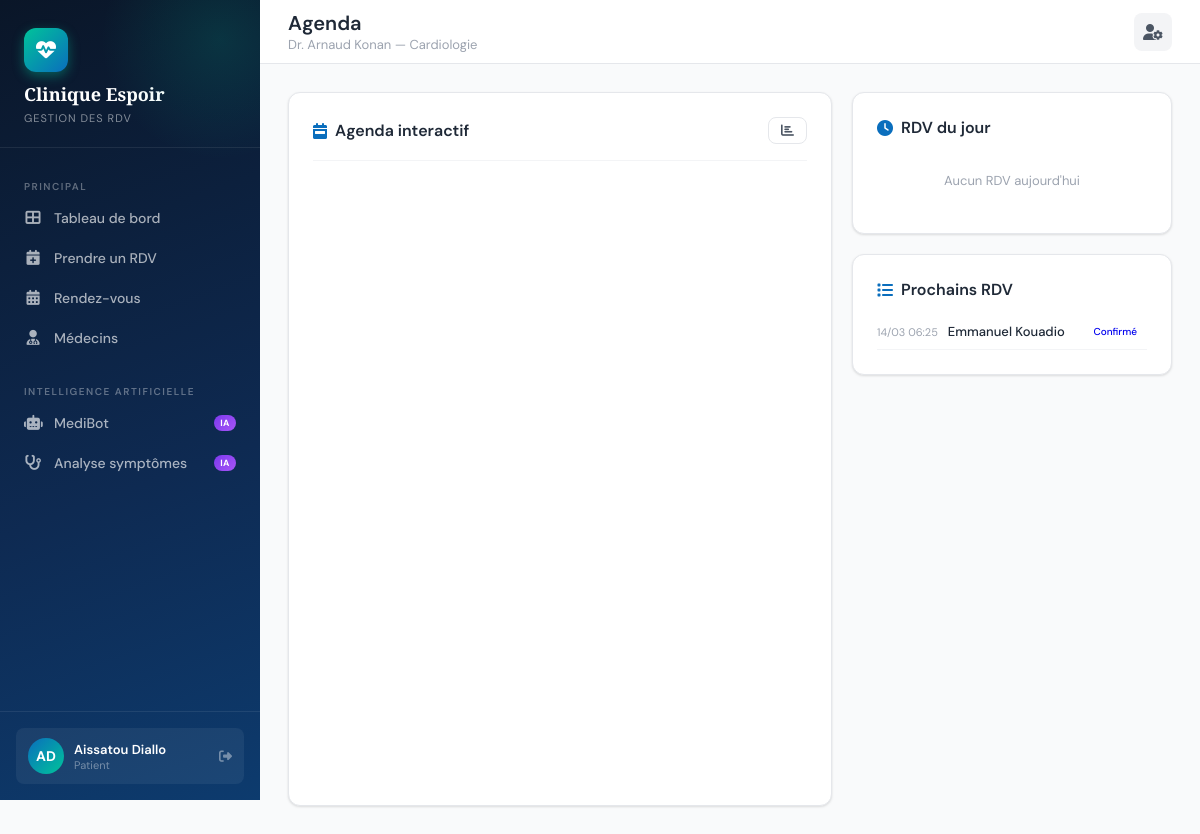
Screenshot of /appointments/agenda/1/ (signed in) with the database file from the repository.
### accounts/models.py (models this page shows, shortened)
class User(AbstractUser):
    ROLE_CHOICES = [
        ('admin', 'Administrateur'),
        ('medecin', 'Médecin'),
        ('secretaire', 'Secrétaire'),
        ('patient', 'Patient'),
    ]
    role = models.CharField(max_length=20, choices=ROLE_CHOICES, default='patient')
    telephone = models.CharField(max_length=20, blank=True)
    photo = models.ImageField(upload_to='avatars/', blank=True, null=True)
    @property
    def is_medecin(self):
        return self.role == 'medecin'
    @property
    def is_patient(self):
        return self.role == 'patient'

class ProfilMedecin(models.Model):
    user = models.OneToOneField(User, on_delete=models.CASCADE, related_name='profil_medecin')
    specialite = models.CharField(max_length=100)
    numero_ordre = models.CharField(max_length=50, blank=True)
    bio = models.TextField(blank=True)
    tarif_consultation = models.DecimalField(max_digits=8, decimal_places=0, default=5000)
    disponible = models.BooleanField(default=True)

### appointments/models.py (models this page shows, shortened)
class RendezVous(models.Model):
    STATUT_CHOICES = [
        ('en_attente', 'En attente'),
        ('confirme', 'Confirmé'),
        ('annule', 'Annulé'),
        ('termine', 'Terminé'),
        ('absent', 'Patient absent'),
    ]
    TYPE_CHOICES = [
        ('consultation', 'Consultation'),
        ('suivi', 'Suivi'),
        ('urgence', 'Urgence'),
        ('controle', 'Contrôle'),
    ]
    patient = models.ForeignKey(User, on_delete=models.CASCADE, related_name='rdv_patient')
    medecin = models.ForeignKey(ProfilMedecin, on_delete=models.CASCADE, related_name='rdv_medecin')
    date_heure = models.DateTimeField()
    duree = models.IntegerField(default=30, help_text="Durée en minutes")
    type_rdv = models.CharField(max_length=20, choices=TYPE_CHOICES, default='consultation')
    statut = models.CharField(max_length=20, choices=STATUT_CHOICES, default='en_attente')
    motif = models.TextField(help_text="Motif de la consultation")
    notes_medecin = models.TextField(blank=True, help_text="Notes du médecin (post-consultation)")
    symptomes = models.TextField(blank=True, help_text="Symptômes décrits par le patient")
    rappel_envoye = models.BooleanField(default=False)
    cree_le = models.DateTimeField(auto_now_add=True)
    modifie_le = models.DateTimeField(auto_now=True)
    class Meta:
        verbose_name = "Rendez-vous"
        verbose_name_plural = "Rendez-vous"
        ordering = ['-date_heure']
    @property
    def badge_class(self):
        classes = {
            'en_attente': 'badge-warning',
            'confirme': 'badge-info',
            'annule': 'badge-danger',
            'termine': 'badge-success',
            'absent': 'badge-secondary',
        }
        return classes.get(self.statut, 'badge-secondary')

### appointments/views.py (the view)
# urls.py: path('agenda/', views.agenda_medecin, name='agenda_medecin'),
@login_required
def agenda_medecin(request, medecin_id=None):
    if medecin_id:
        medecin = get_object_or_404(ProfilMedecin, id=medecin_id)
    elif request.user.is_medecin:
        try:
            medecin = request.user.profil_medecin
        except:
            messages.error(request, "Profil médecin introuvable.")
            return redirect('dashboard')
    else:
        messages.error(request, "Accès non autorisé.")
        return redirect('dashboard')
    rdvs = RendezVous.objects.filter(
        medecin=medecin,
        statut__in=['en_attente', 'confirme']
    ).select_related('patient').order_by('date_heure')
    events = []
    for rdv in rdvs:
        color_map = {
            'en_attente': '#f59e0b',
            'confirme': '#10b981',
            'annule': '#ef4444',
            'termine': '#6b7280',
        }
        events.append({
            'id': rdv.id,
            'title': f"{rdv.patient.get_full_name()} - {rdv.get_type_rdv_display()}",
            'start': rdv.date_heure.isoformat(),
            'end': (rdv.date_heure + timedelta(minutes=rdv.duree)).isoformat(),
            'color': color_map.get(rdv.statut, '#3b82f6'),
            'url': f'/appointments/{rdv.id}/',
            'extendedProps': {
                'statut': rdv.get_statut_display(),
                'motif': rdv.motif,
            }
        })
    return render(request, 'appointments/agenda.html', {
        'medecin': medecin,
        'events_json': json.dumps(events),
        'rdvs': rdvs,
    })

### templates/appointments/agenda.html (shortened to what this page needs)
{% extends 'base.html' %}
{% block page_title %}Agenda{% endblock %}
{% block page_subtitle %}Dr. {{ medecin.user.get_full_name }} — {{ medecin.specialite }}{% endblock %}
{% block extra_css %}
<link href="https://cdnjs.cloudflare.com/ajax/libs/fullcalendar/5.11.3/main.min.css" rel="stylesheet">
{% endblock %}
{% block content %}
<div class="grid-2" style="grid-template-columns:1fr 320px;">
  <div class="card">
    <div class="card-header">
      <div class="card-title"><i class="fas fa-calendar-week"></i> Agenda interactif</div>
      <div style="display:flex;gap:8px;">
        <a href="{% url 'statistiques' %}" class="btn btn-outline btn-sm"><i class="fas fa-chart-bar"></i></a>
      </div>
    </div>
    <div id="calendar"></div>
  </div>
  <div style="display:flex;flex-direction:column;gap:20px;">
    <div class="card">
      <div class="card-title" style="margin-bottom:14px;"><i class="fas fa-clock"></i> RDV du jour</div>
      <div style="font-size:13px;color:#9ca3af;text-align:center;padding:20px;" id="noneToday" style="display:none;">
        Aucun RDV aujourd'hui
      </div>
    </div>
    <div class="card">
      <div class="card-title" style="margin-bottom:14px;"><i class="fas fa-list"></i> Prochains RDV</div>
      {% for rdv in rdvs|slice:":8" %}
      <a href="{% url 'detail_rdv' rdv.id %}" style="text-decoration:none;">
        <div style="display:flex;align-items:center;gap:10px;padding:8px 0;border-bottom:1px solid #f3f4f6;">
          <div style="font-size:11px;color:#9ca3af;min-width:60px;">{{ rdv.date_heure|date:"d/m H:i" }}</div>
          <div style="font-size:13px;font-weight:500;color:#1f2937;flex:1;white-space:nowrap;overflow:hidden;text-overflow:ellipsis;">{{ rdv.patient.get_full_name }}</div>
          <span class="badge badge-{{ rdv.badge_class }}" style="font-size:10px;">{{ rdv.get_statut_display }}</span>
        </div>
      </a>
      {% empty %}
      <p style="text-align:center;color:#9ca3af;font-size:13px;padding:16px;">Aucun RDV à venir</p>
      {% endfor %}
    </div>
  </div>
</div>
{% endblock %}

### templates/base.html (shortened to what this page needs)
<!DOCTYPE html>
<html lang="fr">
<head>
  <link rel="stylesheet" href="https://cdnjs.cloudflare.com/ajax/libs/font-awesome/6.5.0/css/all.min.css">
  {% block extra_css %}{% endblock %}
</head>
<body>
{% if user.is_authenticated %}
<aside class="sidebar">
  <div class="sidebar-logo">
    <div class="logo-icon"><i class="fas fa-heartbeat"></i></div>
    <h1>Clinique Espoir</h1>
    <span>Gestion des RDV</span>
  </div>
  <nav class="sidebar-nav">
    <div class="nav-section-label">Principal</div>
    <a href="{% url 'dashboard' %}" class="nav-item {% if request.resolver_match.url_name == 'dashboard' %}active{% endif %}">
      <i class="fas fa-th-large"></i> Tableau de bord
    </a>
    {% if user.is_patient %}
    <a href="{% url 'prendre_rdv' %}" class="nav-item {% if 'prendre_rdv' in request.resolver_match.url_name %}active{% endif %}">
      <i class="fas fa-calendar-plus"></i> Prendre un RDV
    </a>
    {% endif %}
    <a href="{% url 'liste_rdv' %}" class="nav-item {% if request.resolver_match.url_name == 'liste_rdv' %}active{% endif %}">
      <i class="fas fa-calendar-alt"></i> Rendez-vous
    </a>
    <a href="{% url 'medecins_list' %}" class="nav-item {% if request.resolver_match.url_name == 'medecins_list' %}active{% endif %}">
      <i class="fas fa-user-md"></i> Médecins
    </a>
    <div class="nav-section-label" style="margin-top:16px;">Intelligence Artificielle</div>
    <a href="{% url 'chatbot' %}" class="nav-item {% if request.resolver_match.url_name == 'chatbot' %}active{% endif %}">
      <i class="fas fa-robot"></i> MediBot
      <span class="nav-ai-badge">IA</span>
    </a>
    <a href="{% url 'analyse_symptomes' %}" class="nav-item {% if request.resolver_match.url_name == 'analyse_symptomes' %}active{% endif %}">
      <i class="fas fa-stethoscope"></i> Analyse symptômes
      <span class="nav-ai-badge">IA</span>
    </a>
  </nav>
  <div class="sidebar-user">
    <div class="sidebar-user-card">
      <div class="user-avatar">{{ user.first_name|first|upper }}{{ user.last_name|first|upper }}</div>
      <div class="user-info">
        <div class="name">{{ user.get_full_name }}</div>
        <div class="role">{{ user.get_role_display }}</div>
      </div>
      <a href="{% url 'logout' %}" title="Déconnexion"><i class="fas fa-sign-out-alt"></i></a>
    </div>
  </div>
</aside>
<div class="main-wrapper">
  <header class="topbar">
    <div class="topbar-left">
      <h2>{% block page_title %}Tableau de bord{% endblock %}</h2>
      <p>{% block page_subtitle %}{% endblock %}</p>
    </div>
    <div class="topbar-right">
      <a href="{% url 'profile' %}" class="topbar-btn"><i class="fas fa-user-cog"></i></a>
    </div>
  </header>
  <main class="page-content">
    {% block content %}{% endblock %}
  </main>
</div>
{% else %}
{% block public_content %}{% endblock %}
{% endif %}
</body>
</html>

### templates/appointments/agenda.html (style rules this page uses)
#calendar { height: 600px; }

### rows the page displays
User: first_name|first "A", last_name|first "D", get_full_name "Aissatou Diallo", role "Patient"
ProfilMedecin: user.get_full_name "Arnaud Konan", specialite "Cardiologie"
RendezVous: date_heure "14/03 06:25", patient.get_full_name "Emmanuel Kouadio", statut "Confirmé"
